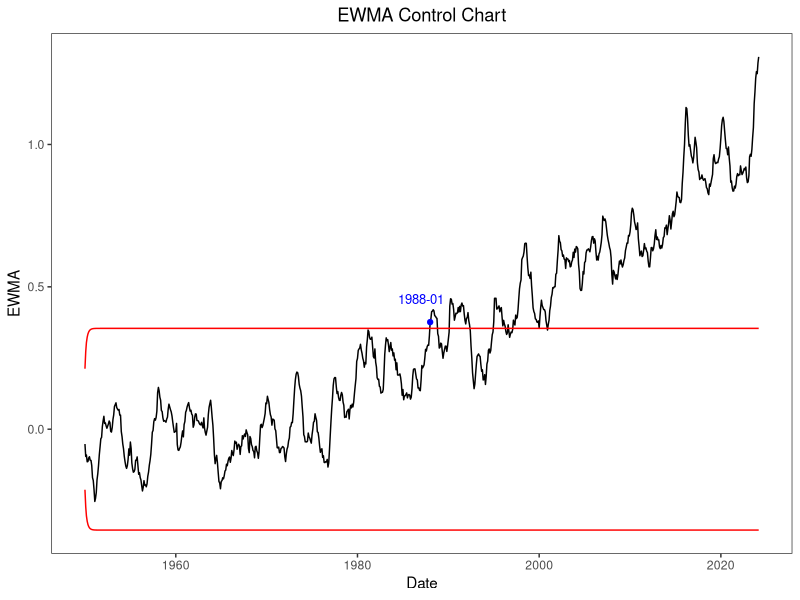

This figure's R source:
library(readr)
Global <- read_csv("Global.csv")
Global <- Global[841:nrow(Global),]

month_map <- c("Jan" = 1, "Feb" = 2, "Mar" = 3, "Apr" = 4, "May" = 5, "Jun" = 6, 
               "Jul" = 7, "Aug" = 8, "Sep" = 9, "Oct" = 10, "Nov" = 11, "Dec" = 12)

Global$Month <- month_map[Global$Month]

Global$Date <- as.Date(paste(Global$Year, Global$Month, "1", sep = "-"))

x = Global$value
mu = 0
sigma=sd(x)
n=length(x)
q=0.8
alpha=1
L=2.8643

wt=vj=c()
for(i in 1:n){wt[i] = q^((i-1)^alpha)-q^(i^alpha)}
for(j in 1:n){vj[j] = sum(wt[1:j]*wt[1:j])*(sigma^2)}

ewma=ucl=lcl=c()

for(j in 1:n){
  zsum = sum(wt[1:j]*x[j:1]) + mu*(q^(j^alpha))
  ewma[j]=zsum
  ucl[j]=mu+L*sqrt(vj[j])
  lcl[j]=mu-L*sqrt(vj[j])
}

exceed_indices <- which(ewma > ucl)[1]
print(exceed_indices)

library(ggplot2)

ewma_df <- data.frame(Date = Global$Date, EWMA=ewma, UCL = ucl, LCL = lcl)

ggplot(ewma_df, aes(x = Date)) +
  geom_line(aes(y = EWMA), color = "black") +
  geom_line(aes(y = UCL), color = "red", linetype = "solid") +
  geom_line(aes(y = LCL), color = "red", linetype = "solid") +
  labs(x = "Date", y = "EWMA", title = "EWMA Control Chart") +
  theme_bw() + 
  theme(panel.grid=element_blank())+
  theme(plot.title = element_text(hjust = 0.5))+
  geom_text(data = ewma_df[exceed_indices, ], aes(x = Date, y = EWMA, label = format(Date, "%Y-%m")), vjust = -1.8,hjust=0.7, color = "blue",size=3.3)+
  geom_point(data = ewma_df[exceed_indices, ], aes(x = Date, y = EWMA), color = "blue", size = 1.5)

